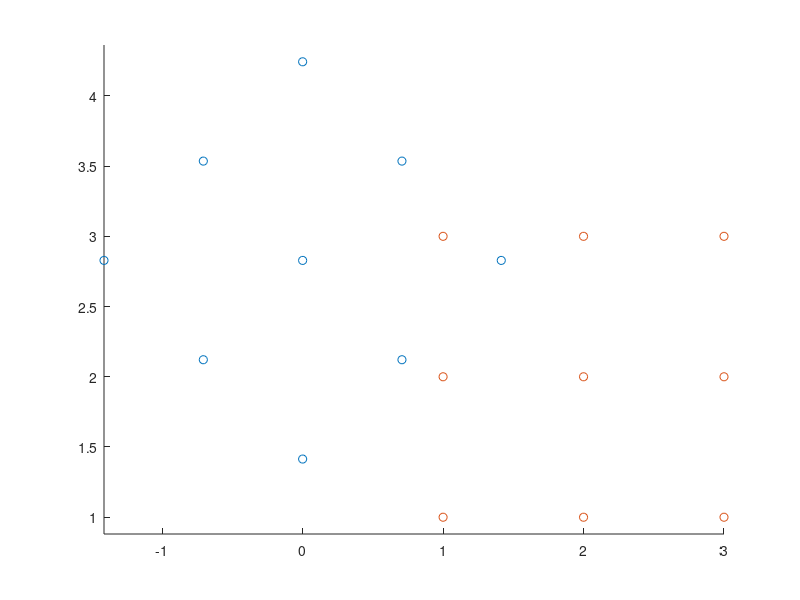

MATLAB code to generate this figure:
close all;
clear;

a=[1 2 3];
b=repmat(a',1,3);
c=repmat(a,3,1);
d=reshape(b,[],1);
e=reshape(c,[],1);
f=[d e];
theta=pi/4;
R=[cos(theta),-sin(theta);sin(theta),cos(theta)];
f_r=R*f';

%visualize
scatter(f_r(1,:),f_r(2,:));
hold on;
scatter(f(:,1)',f(:,2)');
axis equal;